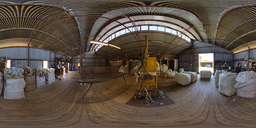
#> input picture data/pano4s.png, 256 x 128 px, shrunk from 800 x 400 before the run
$ python projections.py
#> lines starting #> are read from the running program, lines starting #| are printed output that depends on the picture
#> further down, ref is the input picture: shape (128, 256, 3); mean B, G, R 69.9, 80.3, 92.1
import cv2
import numpy as np
import math
import csv
from os.path import isfile, join, isdir
import sys

TO_RADIANS = math.pi / 180
epsilon = 0.9

############## PROJECTION TO LATITUDE AND LONGITUDE ###########################
def equirectangular2latlng(x, y,  img_w, img_h, lat0=0, lng0=0):
    w = img_w
    h = img_h
    xx = 2*math.pi*x/w - math.pi
    yy = math.pi*y/h - math.pi/2
    lng = xx/math.cos(lat0) + lng0
    lat = yy + lat0
    return (lat, lng)

# [7 lines left out: function sinusoidal2latlng, not called in this run]

def cylindrical2latlng(x, y, img_w, img_h, lng0=0):
    w = img_w
    h = img_h
    xx = 2*math.pi*x/w - math.pi
    yy = math.pi*y/h - math.pi/2
    lat = math.atan(yy)
    lng = xx + lng0
    return (lat, lng)

# [4 lines left out: function image2latlong, not called in this run]

"""
def cartesian2latlng(x, y, z):
    D = math.sqrt(x*x + y*y)
    lat = math.atan2(z, D)
    lng = math.atan2(y, x)
    return (lat, lng)
"""


############## LATITUDE AND LONGITUDE TO PROJECTION ###########################
def latlng2equirectangular(lat, lng, img_w, img_h, lat0=0, lng0=0):
    w = img_w
    h = img_h
    xx = (lng-lng0)*math.cos(lat0)
    yy = lat-lat0
    x = w * (xx+math.pi) / (2*math.pi)
    y = h * (yy+math.pi/2) / math.pi
    return (x, y)

# [8 lines left out: function latlng2sinusoidal, not called in this run]

def latlng2cylindrical(lat, lng, img_w, img_h, lng0=0):
    w = img_w
    h = img_h
    xx = lng - lng0
    yy = math.atan2(lat,xx)
    x = w * (xx+math.pi) / (2*math.pi)
    y = h * (yy+math.pi/2) / math.pi
    print((lat,lng), (x,y))
    return (x, y)

"""
def latlng2cartesian(lat, lng):
    x = math.cos(lat) * math.cos(lng + math.pi*0.5)
    y = math.cos(lat) * math.sin(lng + math.pi*0.5)
    z = math.sin(lat)
    return (x, y, z)
"""


############## PROJECTION TO PROJECTION ########################################
# [35 lines left out: functions equirectangular2sinusoidal, sinusoidal2equirectangular, not called in this run]

def equirectangular2cylindrical(equi_img):
    img = np.zeros_like(equi_img)
    img_h, img_w, _ = img.shape
#> img_h = 128; img_w = 256
    for x in range(0,img_w):
        for y in range(0,img_h):
            lat, lng = cylindrical2latlng(x, y, img_w, img_h)
            xs, ys = latlng2equirectangular(lat, lng, img_w, img_h)
            if xs-math.floor(xs)==0 and ys-math.floor(ys)==0:
                img[y,x] = equi_img[int(ys), int(xs)]
            else:
                img[y, x] = cv2.getRectSubPix(equi_img, (1,1), (xs,ys))
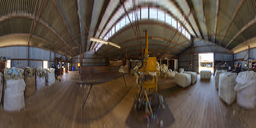
#> img: shape (128, 256, 3); mean B, G, R 71.9, 81.9, 93.2
    return img

def cylindrical2equirectangular(cyl_img):
    img = np.zeros_like(cyl_img)
    img_h, img_w, _ = img.shape
    for x in range(0,img_w):
        for y in range(0,img_h):
            lat, lng = equirectangular2latlng(x, y, img_w, img_h)
            xs, ys = latlng2cylindrical(lat, lng, img_w, img_h)
            if xs-math.floor(xs)==0 and ys-math.floor(ys)==0:
                img[y,x] = cyl_img[int(ys), int(xs)]
            else:
                img[y, x] = cv2.getRectSubPix(cyl_img, (1,1), (xs,ys))
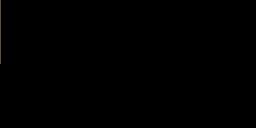
#> img: shape (128, 256, 3); mean B, G, R 0.1, 0.2, 0.2
    return img


ref = cv2.imread("../data/pano4s.png")
#ref = cv2.imread("equirectangular.png")
#ref = cv2.imread("sinusoidal.png")
#img = np.zeros((img_h,img_w), dtype = np.uint8)
img = np.zeros_like(ref)
img_h, img_w, _ = img.shape
img = equirectangular2cylindrical(ref)
#> (the run stopped early here; a loop or call above may not have finished)
